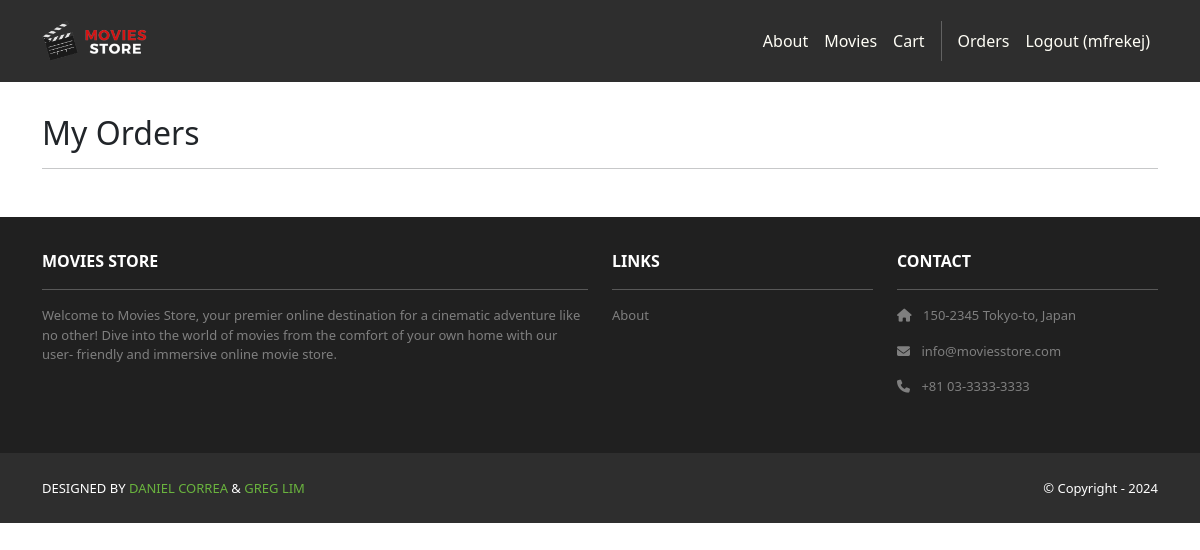
/accounts/orders/ (signed in), run on an earlier commit of the app's database.
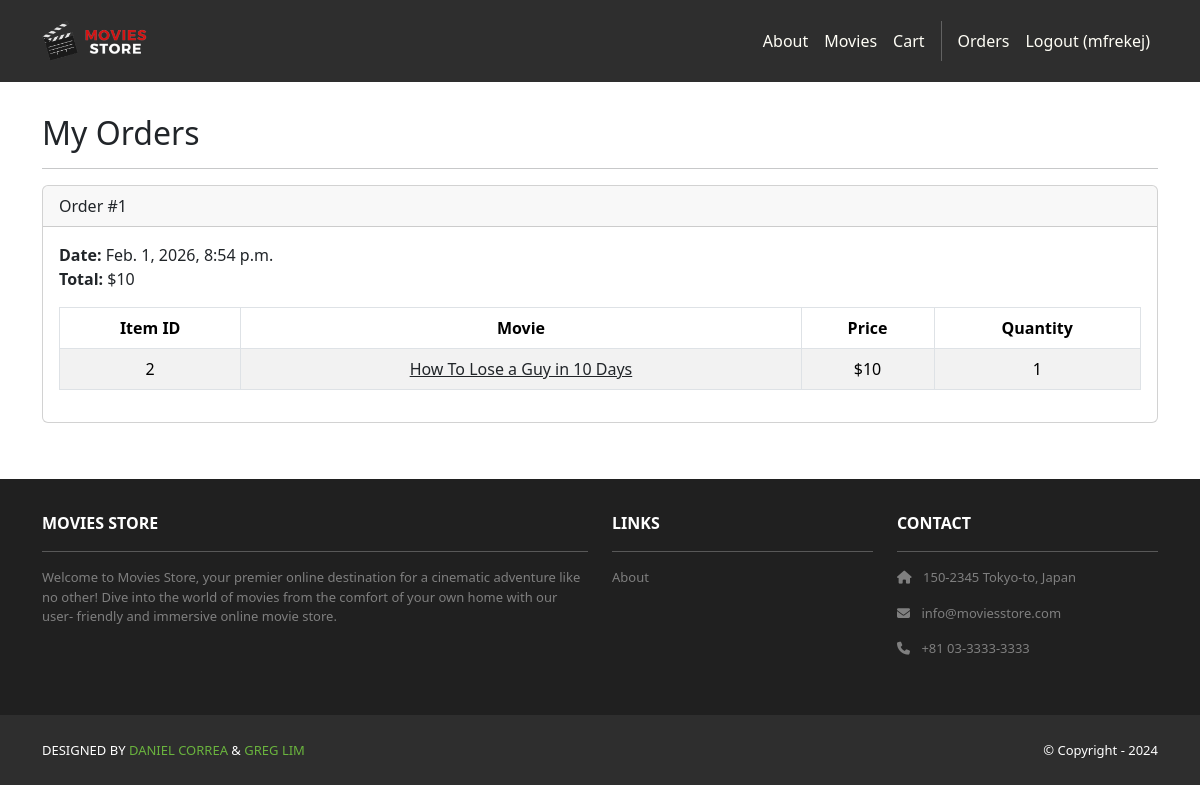
And on a later commit of the database.
### cart/models.py (models this page shows, shortened)
class Order(models.Model):
    id = models.AutoField(primary_key=True)
    total = models.IntegerField()
    date = models.DateTimeField(auto_now_add=True)
    user = models.ForeignKey(User, on_delete=models.CASCADE)

class Item(models.Model):
    id = models.AutoField(primary_key=True)
    price = models.IntegerField()
    quantity = models.IntegerField()
    order = models.ForeignKey(Order, on_delete=models.CASCADE)
    movie = models.ForeignKey(Movie, on_delete=models.CASCADE)

### movies/models.py (models this page shows, shortened)
class Movie(models.Model):
    id = models.AutoField(primary_key=True)
    name = models.CharField(max_length=255)
    price = models.IntegerField()
    description = models.TextField()
    image = models.ImageField(upload_to='movie_images/')

### accounts/views.py (the view)
# urls.py: path('orders/', views.orders, name='accounts.orders'),
@login_required
def orders(request):
    template_data = {}
    template_data['title'] = 'Orders'
    template_data['orders'] = request.user.order_set.all()
    return render(request, 'accounts/orders.html', {'template_data': template_data})

### accounts/templates/accounts/orders.html
{% extends 'base.html' %}
{% block content %}
<div class="p-3">
  <div class="container">
    <div class="row mt-3">
      <div class="col mx-auto mb-3">
        <h2>My Orders</h2>
        <hr />
        {% for order in template_data.orders %}
        <div class="card mb-4">
          <div class="card-header">
            Order #{{ order.id }}
          </div>
          <div class="card-body">
            <b>Date:</b> {{ order.date }}<br />
            <b>Total:</b> ${{ order.total }}<br />
            <table class="table table-bordered table-striped text-center mt-3">
              <thead>
                <tr>
                  <th scope="col">Item ID</th>
                  <th scope="col">Movie</th>
                  <th scope="col">Price</th>
                  <th scope="col">Quantity</th>
                </tr>
              </thead>
              <tbody>
                {% for item in order.item_set.all %}
                <tr>
                  <td>{{ item.movie.id }}</td>
                  <td>
                    <a class="link-dark"
                      href="{% url 'movies.show' id=item.movie.id %}">
                      {{ item.movie.name }}
                    </a>
                  </td>
                  <td>${{ item.movie.price }}</td>
                  <td>{{ item.quantity }}</td>
                </tr>
                {% endfor %}
              </tbody>
            </table>
          </div>
        </div>
        {% endfor %}
      </div>
    </div>
  </div>
</div>
{% endblock content %}

What changed in the data, as far as the page shows it:
added Order: id "1", date "Feb. 1, 2026, 8:54 p.m.", total "10"
added Item: movie.id "2", movie.name "How To Lose a Guy in 10 Days", movie.price "10", quantity "1"
